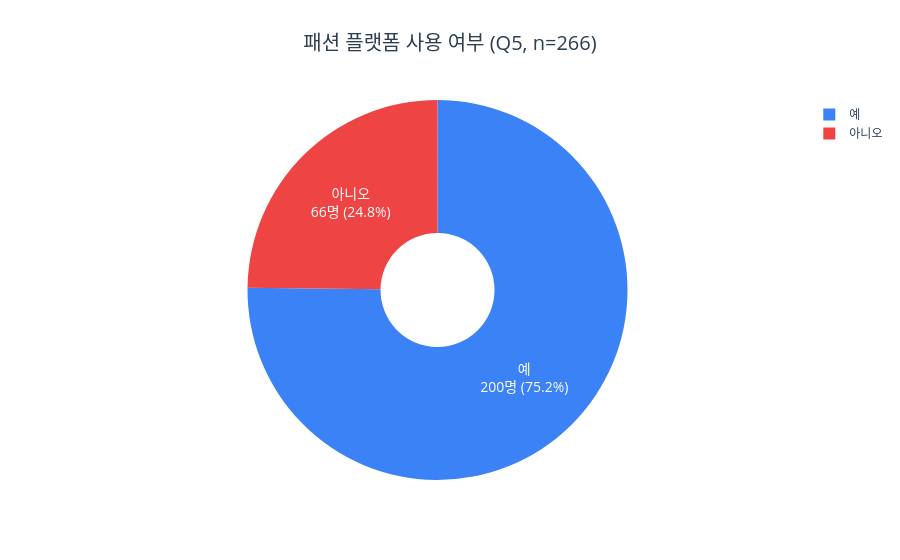

This figure's notebook cell:
### Code cell
fig = go.Figure(go.Pie(
    labels=platform_use['사용 여부'],
    values=platform_use['응답자 수'],
    marker_colors=['#3B82F6', '#EF4444'],
    texttemplate='%{label}<br>%{value}명 (%{percent})',
    textfont=dict(size=14),
    hole=0.3,
))
fig.update_layout(
    title=dict(text=f'패션 플랫폼 사용 여부 (Q5, n={len(df)})', x=0.5, xanchor='center', font=dict(size=20, color='#2c3e50')),
    paper_bgcolor='white',
)
fig.show()

### Figure 1 — Plotly figure (JSON) as saved in the notebook; plotly's stock layout.template omitted (floating-point values rounded to 4 significant figures)
{"data": [{"hole": 0.3, "labels": ["예", "아니오"], "marker": {"colors": ["#3B82F6", "#EF4444"]}, "textfont": {"size": 14}, "texttemplate": "%{label}<br>%{value}명 (%{percent})", "type": "pie", "values": [200, 66]}], "layout": {"paper_bgcolor": "white", "title": {"font": {"color": "#2c3e50", "size": 20}, "text": "패션 플랫폼 사용 여부 (Q5, n=266)", "x": 0.5, "xanchor": "center"}}}
